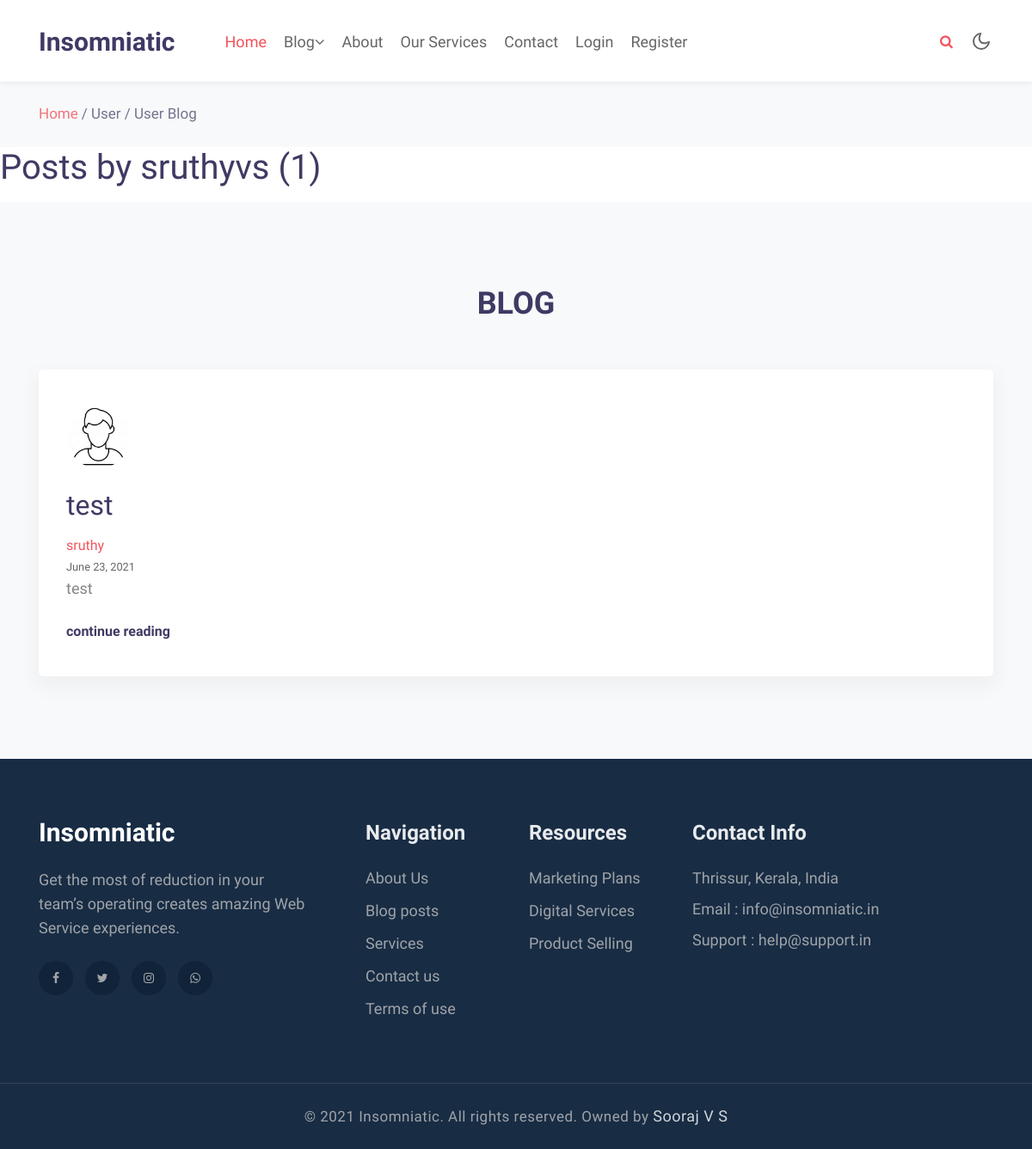
/blog/user/sruthyvs, run on the app's committed database.
### blog/models.py (models this page shows, shortened)
class Post(models.Model):
    post_title = models.CharField(max_length=100)
    content = models.TextField()
    content_1 = models.TextField(null=True)
    date_posted = models.DateField(default=timezone.now)
    author = models.ForeignKey(User, on_delete=models.CASCADE)
    Related_to = (
        ('Technology/IT', 'Technology/IT'),
        ('Technology/Electronics', 'Technology/Electronics'),
        ('Technology/Space', 'Technology/Space'),
        ('Technology/Others', 'Technology/Others'),
        ('Technology/Apps-Softwares', 'Technology/Apps-Softwares')
    )
    type = models.CharField(max_length=25, choices=Related_to, default='Technology/Others')
    likes = models.ManyToManyField(User, related_name='blog_posts')

### users/models.py (models this page shows, shortened)
class Profile(models.Model):
    user = models.OneToOneField(User, on_delete=models.CASCADE)
    image = models.ImageField(default='default.jpg', upload_to='profile_pics')
    bio = models.TextField(max_length=100,default='Online')

### blog/views.py (the view)
# urls.py: path('user/<str:username>', UserPostListView.as_view(),name='user-posts'),
class UserPostListView(ListView):
    model = Post
    template_name = 'blog/user_posts.html'  # <app>/<model>_<viewtype>.html
    context_object_name = 'posts'
    extra_context = {'title': 'User / User Blog'}
    ordering = ['-date_posted']
    paginate_by = 2
    def get_queryset(self):
        user = get_object_or_404(User , username=self.kwargs.get('username'))
        return Post.objects.filter(author=user).order_by('-date_posted')

### blog/templates/blog/user_posts.html (shortened to what this page needs)
{% extends 'basic/base.html' %}
{% load static %}
{% block content %}
<h1 class="mb-3">Posts by {{ view.kwargs.username }} ({{ page_obj.paginator.count }})</h1>
<section class="w3l-services-block-3 py-5" id="services">
    <div class="features-main py-lg-5 py-md-3">
        <div class="container">
            <div class="header-section text-center mx-auto">
                <h3 class="title-big">BLOG</h3>
            </div>
            {% for post in posts %}
            <div class="row features mt-lg-4">
               <div class="col-lg-12 col-md-6 feature-grid">
                    <a href="{% url 'post-detail' post.id %}">
                        <div class="feature-body service2">
                            <div class="feature-img">
                                <img width="75" height="75" class="rounded-circle article-img" src="{{ post.author.profile.image.url }}">
                            </div>
                            <div class="feature-info mt-4">
                                <h2 class="feature-titel mb-3"> {{post.post_title}} </h2>
                                <a href="{% url 'user-posts' post.author.username %}" >{{ post.author.first_name }}</a> <br>
                                <small>{{ post.date_posted|date:"F d, Y" }}</small>
                                <p class="feature-text">{{post.content}}
                                </p>
                                <a href="{% url 'post-detail' post.id %}" class="read mt-4 d-block">continue reading</a>
                            </div>
                        </div>
                    </a>
                </div>
            </div>
            {% endfor %}
        </div>
    </div>
</section>
{% endblock content %}

### data on the page
Post: author.profile.image (placeholder picture), post_title "test", author.first_name "sruthy", date_posted "June 23, 2021", content "test"

### other printed values
{{ title }} "User / User Blog"
{{ view.kwargs.username }} "sruthyvs"
{{ page_obj.paginator.count }} "1"
